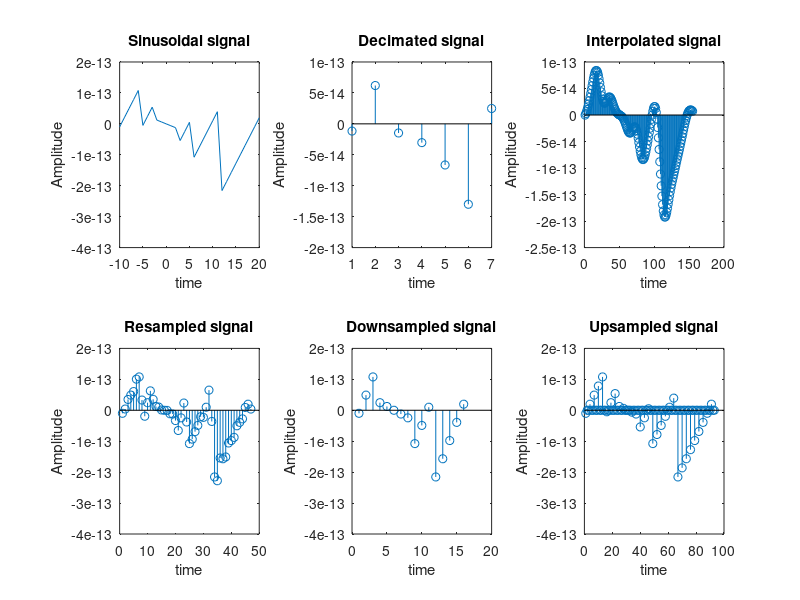

Write MATLAB code to recreate this figure.
clc;
clear all;
close all;
%continuous sinusoidal signal
a=input('Enter the amplitude:');
f=input('Enter the Timeperiod:');
t=-10:1:20;
x=a*sin(2*pi*f*t);
subplot(2,3,1);
plot(t,x);
xlabel('time');
ylabel('Amplitude');
title('Sinusoidal signal');
%decimating the signal
d=input('Enter the value by which the signal is to be decimated:');
y1=decimate(x,d);
subplot(2,3,2);
stem(y1);
xlabel('time');
ylabel('Amplitude');
title('Decimated signal');
%interpolating the signal
i=input('Enter the value by which the signal is to be interpolated:');
y2=interp(x,i);
subplot(2,3,3);
stem(y2);
xlabel('time');
ylabel('Amplitude');
title('Interpolated signal');
%resampling the signal
y3=resample(x,3,2);
subplot(2,3,4);
stem(y3);
xlabel('time');
ylabel('Amplitude');
title('Resampled signal');
%downsampling the signal
y4=downsample(x,2);
subplot(2,3,5);
stem(y4);
xlabel('time');
ylabel('Amplitude');
title('Downsampled signal');
%upsampling the signal
y5=upsample(x,3);
subplot(2,3,6);
stem(y5);
xlabel('time');
ylabel('Amplitude');
title('Upsampled signal');
